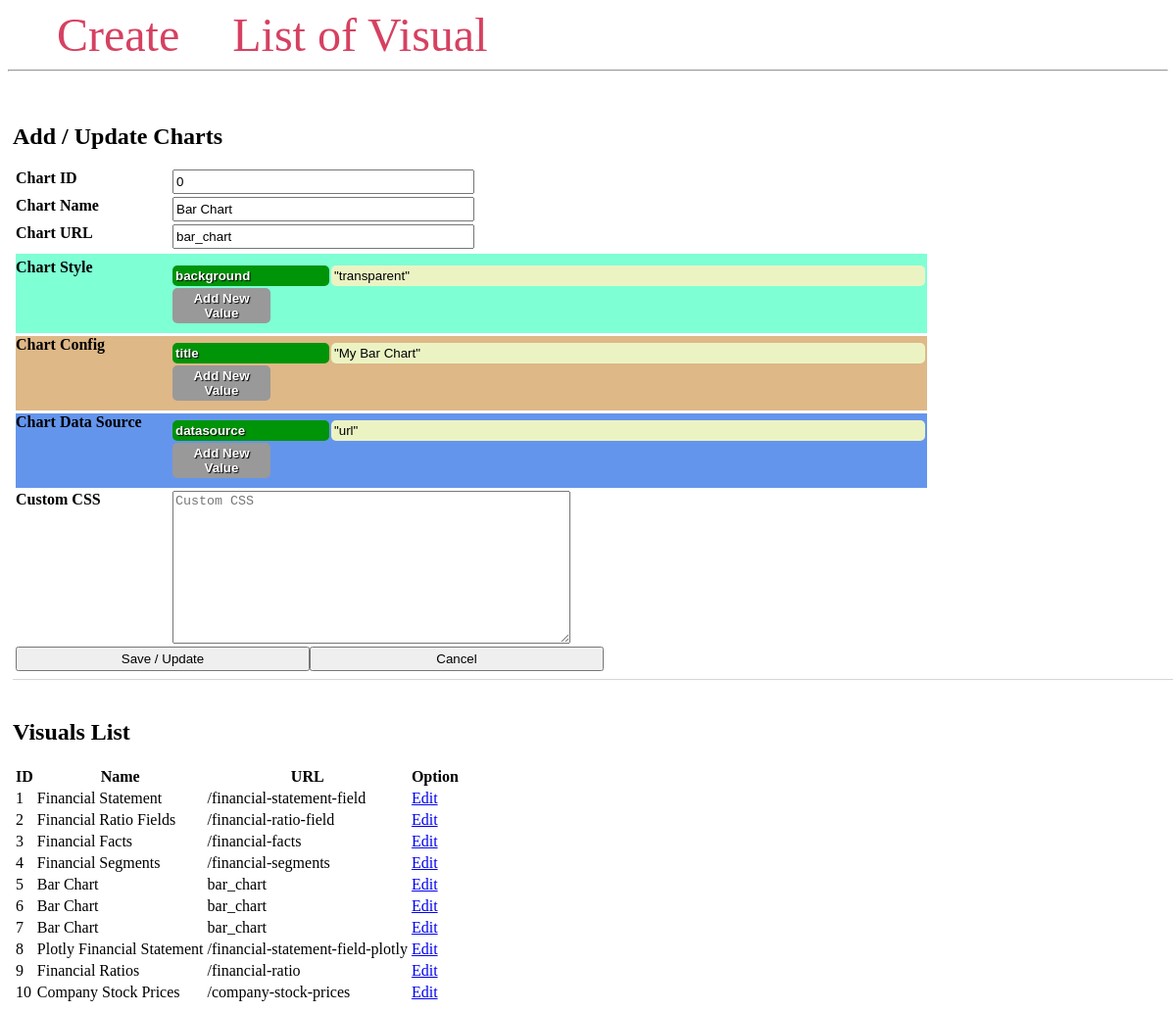
Page /charts-management on the committed database.
### tables this page shows
CREATE TABLE ChartConfigs(
    chart_id             INTEGER PRIMARY KEY AUTOINCREMENT,
    chart_name           NVARCHAR(256)     NOT NULL,
    chart_url_name       NVARCHAR(256)     NOT NULL,
    chart_styles         NVARCHAR(1024)    NULL,
    chart_configs        NVARCHAR(1024)    NULL,
    chart_data_source    NVARCHAR(1024)    NULL
, custom_css TEXT);

### app/__init__.py (the view)
    @app.route("/charts-management")
    def charts_management():
        selected = request.args.get("modify")
        charts = Dal.get_all_visuals()
        data = {
                'chart_id': 0,
                'chart_name': 'Bar Chart',
                'chart_url_name': 'bar_chart',
                'chart_styles': '{"background":"transparent"}',
                'chart_configs': '{"title": "My Bar Chart"}',
                'chart_data_source': '{"datasource":"url"}',
                'custom_css':''
            }
        modify = Visual.from_dict(data)
        if not selected is None :
            modify = get_chart_by_chart_id(charts, int(selected))
        return render_template('charts.html', data=charts, modify=modify)

### app/module/dal.py (called while the page is built)
    def get_all_visuals():
        conn = sqlite3.connect(Config.DB_FILE)
        c = conn.cursor()
        c.execute("SELECT chart_id, chart_name, chart_url_name, chart_styles, chart_configs, chart_data_source, custom_css FROM ChartConfigs")
        all_charts = [Visual.from_row(row) for row in c.fetchall()]
        conn.close()
        return all_charts

### app/module/visual.py (called while the page is built)
    @classmethod
    def from_dict(cls, data_dict):
        return cls(
            data_dict['chart_id'],
            data_dict['chart_name'],
            data_dict['chart_url_name'],
            data_dict['chart_styles'],
            data_dict['chart_configs'],
            data_dict['chart_data_source'],
            data_dict['custom_css']
        )

    @classmethod
    def from_row(cls, row):
        return cls(
            row[0],
            row[1],
            row[2],
            row[3],
            row[4],
            row[5],
            row[6])

### app/templates/charts.html (shortened to what this page needs)
<!DOCTYPE html>
<html lang="en">
<head>
    <link  rel="stylesheet" type="text/css" href="/static/css/style.css">
    <link rel="stylesheet" href="/static/css/jsoneditor.css"/>
</head>
<body>
    <nav>
        <a href="#">Create</a>
        <a href="#">List of Visual</a>
    </nav>
    <hr>
    <div class="content">
        <form action="" method="POST">
       <div class="charts_form">
            <h2>Add / Update Charts</h2>
            <div class="row">
                <label>Chart ID</label>
                <input type="text" id="chart_id" name="chart_id" readonly="true" value="{{modify.chart_id}}" placeholder="Chart ID">
            </div>
            <div class="row">
                <label>Chart Name</label>
                <input type="text" id="chart_name" name="chart_name"  placeholder="Chart Name" value="{{modify.chart_name}}">
            </div>
            <div class="row">
                <label>Chart URL</label>
                <input type="text" id="chart_url_name" name="chart_url_name" value="{{modify.chart_url_name}}"  placeholder="Chart URL (Down Link)">
            </div>
            <div class="row">
                <label>Chart Style</label>
                <div id="chart_styles_json" class="json-editor"></div>
            </div>
            <div class="row">
                <label>Chart Config</label>
                <div id="chart_configs_json" class="json-editor"></div>
            </div>
            <div class="row">
                <label>Chart Data Source</label>
                <div id="chart_data_source_json" class="json-editor"></div>
            </div>
            <div class="row">
                <label>Custom CSS</label>
                <textarea  id="custom_css" name="custom_css"  placeholder="Custom CSS">{{modify.custom_css}}</textarea>
            </div>
            <div class="row">
                <input type="submit" title="Save / Update" value="Save / Update">
                <input type="button" title="Cancel" value="Cancel">
            </div>
       </div>
       </form>
       <br />
       <div class="charts_list">
        <h2>Visuals List</h2>
        <table>
            <thead>
            <tr>
                <th>ID</th>
                <th>Name</th>
                <th>URL</th>
                <th>Option</th>
            </tr>
            </thead>
            <tbody>
                {% for config in data %}
                  <tr>
                    <td>{{ config.chart_id }}</td>
                    <td>{{ config.chart_name }}</td>
                    <td>{{ config.chart_url_name }}</td>
                    <td><a href="?modify={{ config.chart_id }}">Edit</a></td>
                  </tr>
                {% endfor %}
              </tbody>
        </table>
       </div>
    </div>
</body>
</html>

### app/static/css/style.css (style rules this page uses)
h2 { width: 100%; }
.content { margin: 5px; width: 100%; display: flex; flex-direction: row; flex-wrap: wrap; }
nav a { color: #d64161; font-size: 3em; margin-left: 50px; text-decoration: none; }
.charts_list { width: 100%; padding-top: 20px; border-top: solid 1px #cccc; margin-top: 5px; }
.charts_form { width: 100%; padding-top: 20px; margin-top: 5px; }
.charts_form label { width: 160px; font-weight: bold;display: flex;vertical-align: top; }
.charts_form input { width: 300px; }
.charts_form textarea { width: 400px; height: 150px; }
.charts_form .row { min-height: 25px;display:flex;margin: 3px; }
.charts_form .row:nth-of-type(4) { background-color: aquamarine;margin-top: 5px;padding-top: 5px; }
.charts_form .row:nth-of-type(5) { background-color: burlywood; }
.charts_form .row:nth-of-type(6) { background-color: cornflowerblue; }

### app/static/css/jsoneditor.css (style rules this page uses)
.json-editor { padding-top: 5px; margin-bottom: 10px; }

### rows in the picture
ChartConfigs: chart_id "1", chart_name "Financial Statement", chart_url_name "/financial-statement-field"
ChartConfigs: chart_id "2", chart_name "Financial Ratio Fields", chart_url_name "/financial-ratio-field"
ChartConfigs: chart_id "3", chart_name "Financial Facts", chart_url_name "/financial-facts"
ChartConfigs: chart_id "4", chart_name "Financial Segments", chart_url_name "/financial-segments"
ChartConfigs: chart_id "5", chart_name "Bar Chart", chart_url_name "bar_chart"
ChartConfigs: chart_id "6", chart_name "Bar Chart", chart_url_name "bar_chart"
ChartConfigs: chart_id "7", chart_name "Bar Chart", chart_url_name "bar_chart"
ChartConfigs: chart_id "8", chart_name "Plotly Financial Statement", chart_url_name "/financial-statement-field-plotly"
ChartConfigs: chart_id "9", chart_name "Financial Ratios", chart_url_name "/financial-ratio"
ChartConfigs: chart_id "10", chart_name "Company Stock Prices", chart_url_name "/company-stock-prices"
